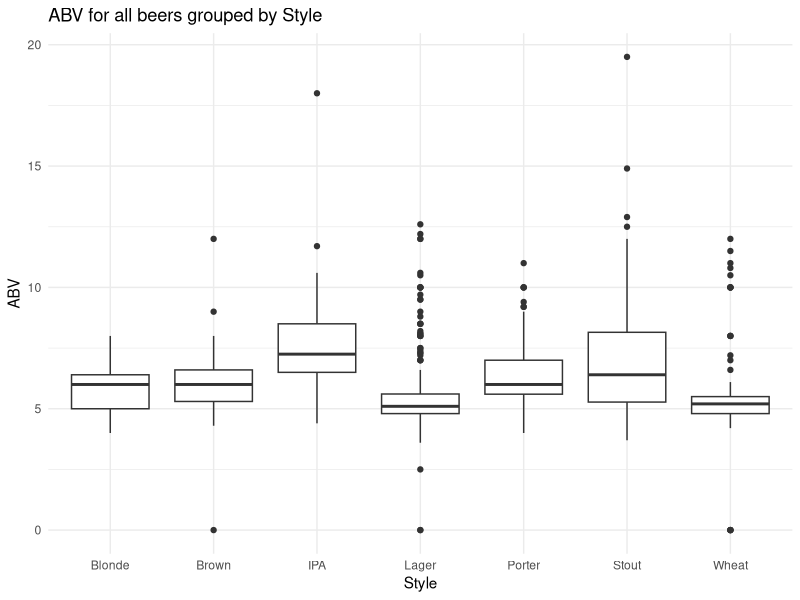
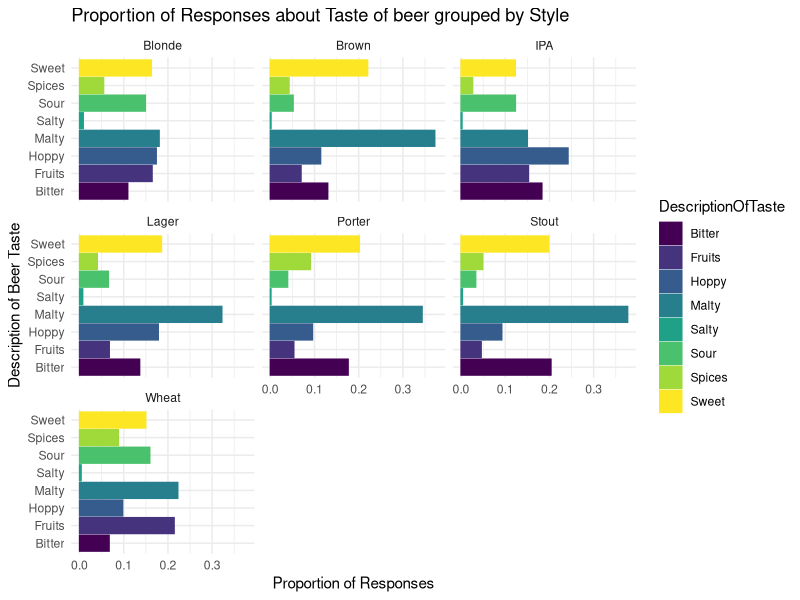
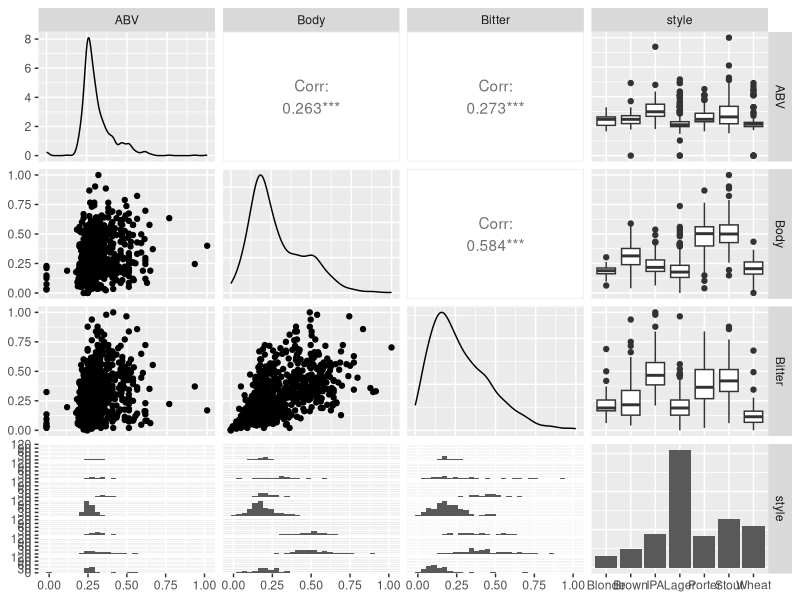

Write R code to recreate these figures, in order.
## ---- chunk 1
#| warning: false
#| output: false
library(tidyverse)
library(here)
beer_df <- read_csv(here("data/beer_p3.csv"))
beer_df

set.seed(01112024)
beer_train <- beer_df |> slice_sample(n = 800)
beer_test <- anti_join(beer_df, beer_train)

beer_train_scaled <- beer_train |> mutate(across(where(is.numeric), ~ (.x - min(.x)) / (max(.x) - min(.x)))) 
beer_test_scaled <- beer_test |> mutate(across(where(is.numeric), ~ (.x - min(.x)) / (max(.x) - min(.x))))
## ---- chunk 2
#| warning: false
library(GGally)
ggplot(data = beer_train, aes(x = style, y = ABV)) +
  geom_boxplot() +
  labs(title = "ABV for all beers grouped by Style",
       x = "Style",
       y = "ABV") +
  theme_minimal()
## ---- chunk 3
#| warning: false
beer_train_long <- beer_train |> pivot_longer(cols = c(12:19), 
                        names_to = "DescriptionOfTaste", 
                        values_to = "n_description") |>
  relocate(DescriptionOfTaste, n_description) |>
  group_by(style, DescriptionOfTaste) |>
  summarise(n_response = sum(n_description)) |>
  ungroup() |>
  group_by(style) |>
  mutate(n_total = sum(n_response)) |>
  group_by(style, DescriptionOfTaste) |>
  mutate(n_prop = (n_response / n_total))

ggplot(data = beer_train_long, aes(x = DescriptionOfTaste, y = n_prop)) +
  geom_col(aes(colour = DescriptionOfTaste, fill = DescriptionOfTaste)) +
  facet_wrap(~ style) +
  labs(title = "Proportion of Responses about Taste of beer grouped by Style",
       x = "Description of Beer Taste",
       y = "Proportion of Responses") +
  coord_flip() +
  scale_colour_viridis_d() +
  scale_fill_viridis_d() +
  theme_minimal()
## ---- chunk 4
#| warning: false
ggpairs(data = beer_train_scaled, columns = c(6, 10, 12, 1))
## ---- chunk 5
library(class)
beer_train_small <- beer_train_scaled |> select(ABV, Body, Bitter, Fruits, Malty, 
                                                Astringency, Sweet, Sour, 
                                                Hoppy, Spices, Alcohol, 
                                                review_overall, review_taste)
beer_test_small <- beer_test_scaled |> select(ABV, Body, Bitter, Fruits, Malty, 
                                              Astringency, Sweet, Sour, 
                                              Hoppy, Spices, Alcohol, 
                                              review_overall, review_taste)
train_cat <- beer_train_scaled$style
test_cat <- beer_test_scaled$style

# function to determine the best k value for my model
get_class_rate <- function(k_val) {
  set.seed(01112024)
  knn_mod <- knn(train = beer_train_small, test = beer_test_small,
               cl = train_cat, k = k_val)
  tab <- table(knn_mod, test_cat) 
sum(diag(tab)) / sum(tab)
}

k_vec <- 1:30
class_rates <- map(k_vec, get_class_rate)
class_rate_vec <- class_rates |> unlist()
class_df <- tibble(k_vec, class_rate_vec)
class_df |> filter(class_rate_vec == max(class_rate_vec))
## ---- chunk 6
#| echo: false
set.seed(01112024)
  knn_mod <- knn(train = beer_train_small, test = beer_test_small,
               cl = train_cat, k = 7)
  tab <- table(knn_mod, test_cat)
  tab
## ---- chunk 7
obj_Coolman <- list(training = beer_train_small,
                           cl = train_cat,
                           k = 7,
                           student_name = "Milo Coolman")
save(obj_Coolman, file = "knnvals_MiloCoolman.rda")
